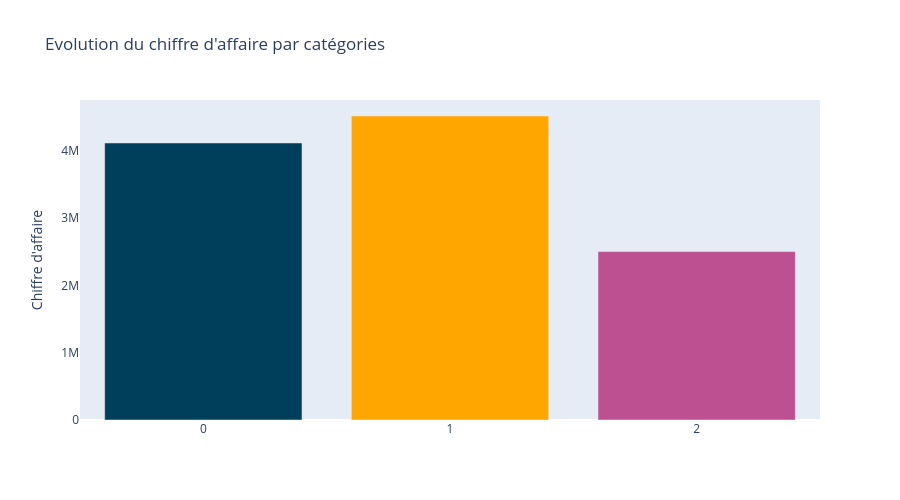

The notebook cell this image was saved under:
### Code cell
fig_categ = go.Figure()

fig_categ.add_trace(go.Bar(
    name='CA par catégorie',
    x=df_categ.index.astype(str),
    y=df_categ['ca'],
    hovertemplate="%{y:,.0f} €",
    marker_color=['#003f5c', '#ffa600', '#bc5090']
))

# Habillage
fig_categ.update_layout(
    yaxis=dict(title="Chiffre d'affaire", showgrid=False),
    legend=dict(orientation='h', y=1.1, x=0.5, xanchor='center'),
    height=500,
    hovermode='x unified',
    hoverlabel=dict(font_size=12),
    separators=". ",
    title="Evolution du chiffre d'affaire par catégories"
)

fig_categ.show()

### Figure 1 — Plotly figure (JSON) as saved in the notebook; plotly's stock layout.template omitted (floating-point values rounded to 4 significant figures)
{"data": [{"hovertemplate": "%{y:,.0f} €", "marker": {"color": ["#003f5c", "#ffa600", "#bc5090"]}, "name": "CA par catégorie", "type": "bar", "x": ["0", "1", "2"], "y": [4119000.0, 4520000.0, 2504000.0]}], "layout": {"height": 500, "hoverlabel": {"font": {"size": 12}}, "hovermode": "x unified", "legend": {"orientation": "h", "x": 0.5, "xanchor": "center", "y": 1.1}, "separators": ". ", "title": {"text": "Evolution du chiffre d'affaire par catégories"}, "yaxis": {"showgrid": false, "title": {"text": "Chiffre d'affaire"}}}}
